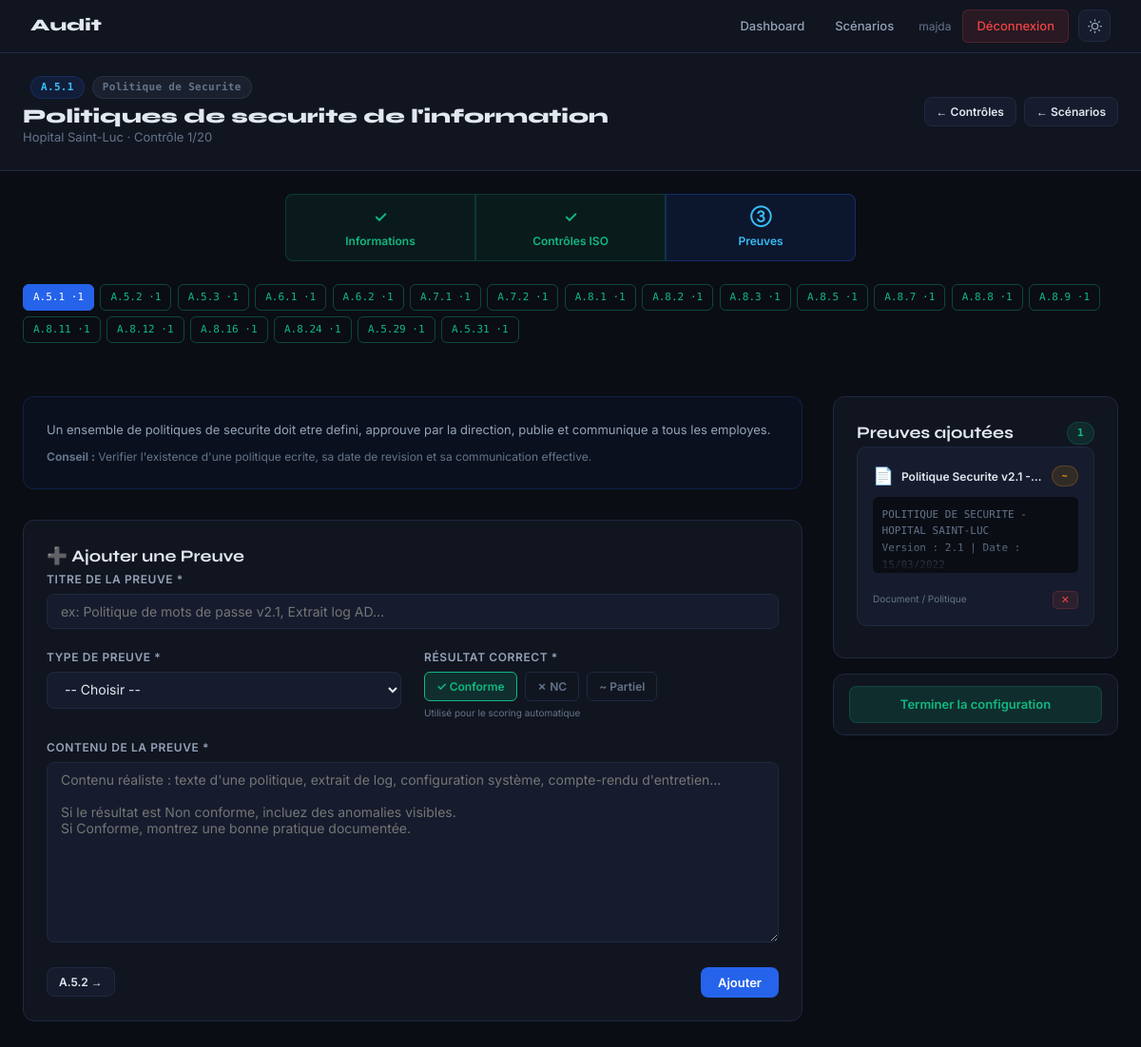
/scenarios/10/controls/163/evidences/ (signed in), run on the app's committed database.
### audit_app/models.py (models this page shows, shortened)
class ScenarioControl(models.Model):
    scenario = models.ForeignKey(Scenario, on_delete=models.CASCADE, related_name='scenario_controls')
    control = models.ForeignKey(ISOControl, on_delete=models.CASCADE)
    order = models.PositiveIntegerField(default=0)
    class Meta:
        ordering = ['order']
        unique_together = ('scenario', 'control')

class ISOControl(models.Model):
    NORM_CHOICES = [
        ('27001', 'ISO 27001'),
        ('27002', 'ISO 27002'),
        ('27005', 'ISO 27005'),
    ]
    CATEGORY_CHOICES = [
        ('politique', 'Politique de Securite'),
        ('organisation', 'Organisation de la Securite'),
        ('rh', 'Securite des RH'),
        ('actifs', 'Gestion des Actifs'),
        ('acces', "Controle d'Acces"),
        ('cryptographie', 'Cryptographie'),
        ('physique', 'Securite Physique'),
        ('operations', 'Securite Operationnelle'),
        ('communications', 'Securite des Communications'),
        ('incidents', 'Gestion des Incidents'),
        ('continuite', "Continuite d'Activite"),
        ('conformite', 'Conformite'),
    ]
    code = models.CharField(max_length=20, unique=True)
    norm = models.CharField(max_length=10, choices=NORM_CHOICES, default='27002')
    category = models.CharField(max_length=30, choices=CATEGORY_CHOICES)
    title = models.CharField(max_length=200)
    description = models.TextField()
    objective = models.TextField()
    guidance = models.TextField(blank=True)
    class Meta:
        verbose_name = "Controle ISO"
        verbose_name_plural = "Controles ISO"
        ordering = ['code']

class Scenario(models.Model):
    SECTOR_CHOICES = [
        ('hopital', 'Hopital / Sante'),
        ('ecommerce', 'E-Commerce'),
        ('entreprise', 'Entreprise de Services'),
        ('banque', 'Banque / Finance'),
        ('industrie', 'Industrie / Manufacturing'),
    ]
    DIFFICULTY_CHOICES = [
        ('debutant', 'Debutant'),
        ('intermediaire', 'Intermediaire'),
        ('avance', 'Avance'),
    ]
    title = models.CharField(max_length=200)
    sector = models.CharField(max_length=50, choices=SECTOR_CHOICES)
    difficulty = models.CharField(max_length=20, choices=DIFFICULTY_CHOICES, default='intermediaire')
    description = models.TextField()
    company_name = models.CharField(max_length=100)
    company_size = models.CharField(max_length=50)
    company_context = models.TextField()
    audit_objective = models.TextField()
    sector_icon = models.CharField(max_length=10, default='E')  # text abbreviation, no emoji
    is_active = models.BooleanField(default=True)
    created_at = models.DateTimeField(auto_now_add=True)
    class Meta:
        verbose_name = "Scenario"
        verbose_name_plural = "Scenarios"

class Evidence(models.Model):
    EVIDENCE_TYPE_CHOICES = [
        ('document', 'Document / Politique'),
        ('config', 'Configuration Systeme'),
        ('log', 'Extrait de Log'),
        ('interview', 'Compte-rendu Entretien'),
        ('observation', 'Observation Terrain'),
    ]
    CONFORMITY_HINT = [
        ('conforme', 'Conforme'),
        ('non_conforme', 'Non Conforme'),
        ('partiel', 'Partiellement Conforme'),
    ]
    scenario_control = models.ForeignKey(ScenarioControl, on_delete=models.CASCADE, related_name='evidences')
    title = models.CharField(max_length=200)
    evidence_type = models.CharField(max_length=20, choices=EVIDENCE_TYPE_CHOICES)
    content = models.TextField()
    hint = models.CharField(max_length=20, choices=CONFORMITY_HINT)
    class Meta:
        verbose_name = "Preuve"
        verbose_name_plural = "Preuves"

### audit_app/views.py (the view, shortened to what this page needs)
# urls.py: path('scenarios/<int:scenario_id>/controls/<int:sc_id>/evidences/', views.scenario_add_evidences, name='scenario_add_evidences'),
@login_required
def scenario_add_evidences(request, scenario_id, sc_id):
    scenario = get_object_or_404(Scenario, pk=scenario_id)
    sc = get_object_or_404(ScenarioControl, pk=sc_id, scenario=scenario)
    evidences = sc.evidences.all()
    all_scs = list(scenario.scenario_controls.order_by('order'))
    idx = next((i for i, s in enumerate(all_scs) if s.id == sc.id), 0)
    prev_sc = all_scs[idx - 1] if idx > 0 else None
    next_sc = all_scs[idx + 1] if idx < len(all_scs) - 1 else None
    ctx = {
        'scenario': scenario, 'sc': sc, 'evidences': evidences,
        'evidence_types': Evidence.EVIDENCE_TYPE_CHOICES,
        'hint_choices': Evidence.CONFORMITY_HINT,
        'all_scs': all_scs, 'current_idx': idx + 1,
        'prev_sc': prev_sc, 'next_sc': next_sc,
    }
    return render(request, 'audit_app/scenario_add_evidences.html', ctx)

### audit_app/templates/audit_app/scenario_add_evidences.html (shortened to what this page needs)
{% extends 'audit_app/base.html' %}
{% block content %}
<div class="page-header">
  <div class="container">
    <div class="flex-between">
      <div>
        <div class="flex-center gap-2 mb-1">
          <span class="badge badge-blue mono">{{ sc.control.code }}</span>
          <span class="badge badge-gray">{{ sc.control.get_category_display }}</span>
        </div>
        <h1 style="font-size:1.3rem;">{{ sc.control.title }}</h1>
        <p class="text-muted" style="font-size:13px;">{{ scenario.company_name }} · Contrôle {{ current_idx }}/{{ all_scs|length }}</p>
      </div>
      <div class="flex-center gap-2">
        <a href="{% url 'scenario_add_controls' scenario.id %}" class="btn btn-secondary btn-sm">← Contrôles</a>
        <a href="{% url 'scenario_list' %}" class="btn btn-secondary btn-sm">← Scénarios</a>
      </div>
    </div>
  </div>
</div>
<div class="container">
  <div class="steps-bar">
    <div class="step done"><span class="step-num">✓</span>Informations</div>
    <div class="step done"><span class="step-num">✓</span>Contrôles ISO</div>
    <div class="step active"><span class="step-num">③</span>Preuves</div>
  </div>
  <div class="ctrl-nav">
    {% for s in all_scs %}
    <a href="{% url 'scenario_add_evidences' scenario.id s.id %}"
       class="ctrl-pill {% if s.id == sc.id %}current{% elif s.evidences.count > 0 %}has-ev{% endif %}"
       title="{{ s.control.title }}">
      {{ s.control.code }}{% if s.evidences.count > 0 %} ·{{ s.evidences.count }}{% endif %}
    </a>
    {% endfor %}
  </div>
  <div class="layout">
    <div>
      <div class="card mb-4" style="border-color:rgba(37,99,235,.2);background:rgba(37,99,235,.04);">
        <p style="font-size:13px;color:var(--text-dim);line-height:1.6;margin-bottom:.5rem;">{{ sc.control.description }}</p>
        {% if sc.control.guidance %}
        <p style="font-size:12px;color:var(--text-muted);"> <strong>Conseil :</strong> {{ sc.control.guidance }}</p>
        {% endif %}
      </div>
      <div class="card">
        <h3 class="mb-3">➕ Ajouter une Preuve</h3>
        <form method="post">
          <div class="form-group">
            <label class="form-label">Titre de la preuve *</label>
            <input type="text" name="title" class="form-control" required
              placeholder="ex: Politique de mots de passe v2.1, Extrait log AD…"
              value="{% if form_data %}{{ form_data.title }}{% endif %}">
          </div>
          <div class="grid-2">
            <div class="form-group">
              <label class="form-label">Type de preuve *</label>
              <select name="evidence_type" class="form-control" required>
                <option value="">-- Choisir --</option>
              </select>
            </div>
            <div class="form-group">
              <label class="form-label">Résultat correct *</label>
              <div class="hint-group">
                {% for val, label in hint_choices %}
                <label for="hint-{{ val }}" class="hint-lbl">
                  {% if val == 'conforme' %}✓ Conforme{% elif val == 'non_conforme' %}✗ NC{% else %}~ Partiel{% endif %}
                </label>
                {% endfor %}
              </div>
              <p style="font-size:10px;color:var(--text-muted);margin-top:4px;">Utilisé pour le scoring automatique</p>
            </div>
          </div>
          <div class="form-group">
            <label class="form-label">Contenu de la preuve *</label>
            <textarea name="content" class="form-control" rows="10" required
              placeholder="Contenu réaliste : texte d'une politique, extrait de log, configuration système, compte-rendu d'entretien…&#10;&#10;Si le résultat est Non conforme, incluez des anomalies visibles.&#10;Si Conforme, montrez une bonne pratique documentée.">{% if form_data %}{{ form_data.content }}{% endif %}</textarea>
          </div>
          <div class="flex-between">
            <div class="flex-center gap-2">
              {% if next_sc %}
              <a href="{% url 'scenario_add_evidences' scenario.id next_sc.id %}" class="btn btn-secondary btn-sm">{{ next_sc.control.code }} →</a>
              {% endif %}
            </div>
            <button type="submit" class="btn btn-primary"> Ajouter</button>
          </div>
        </form>
      </div>
    </div>
    <div style="position:sticky;top:76px;">
      <div class="card mb-2">
        <div class="flex-between mb-3">
          <h3>Preuves ajoutées</h3>
          <span class="badge {% if evidences %}badge-green{% else %}badge-orange{% endif %}">{{ evidences|length }}</span>
        </div>
        {% if evidences %}
          {% for ev in evidences %}
          <div class="ev-card">
            <div class="ev-head">
              <span style="font-size:1.1rem;">
                {% if ev.evidence_type == 'document' %}📄{% elif ev.evidence_type == 'config' %}⚙️{% elif ev.evidence_type == 'log' %}📊{% elif ev.evidence_type == 'interview' %}💬{% else %}👁️{% endif %}
              </span>
              <span style="font-size:12px;font-weight:600;flex:1;min-width:0;overflow:hidden;text-overflow:ellipsis;white-space:nowrap;">{{ ev.title }}</span>
              <span class="badge {% if ev.hint == 'conforme' %}badge-green{% elif ev.hint == 'non_conforme' %}badge-red{% else %}badge-orange{% endif %}" style="font-size:10px;flex-shrink:0;">
                {% if ev.hint == 'conforme' %}✓{% elif ev.hint == 'non_conforme' %}✗{% else %}~{% endif %}
              </span>
            </div>
            <div class="ev-preview">{{ ev.content }}</div>
            <div class="flex-between mt-2">
              <span style="font-size:10px;color:var(--text-muted);">{{ ev.get_evidence_type_display }}</span>
              <form method="post" action="{% url 'evidence_delete' scenario.id sc.id ev.id %}" style="display:inline;" onsubmit="return confirm('Supprimer cette preuve ?')">
                <button type="submit" style="background:rgba(239,68,68,.1);color:var(--red);border:1px solid rgba(239,68,68,.2);border-radius:5px;cursor:pointer;padding:2px 8px;font-size:11px;">✕</button>
              </form>
            </div>
          </div>
          {% endfor %}
        {% else %}
          <div style="text-align:center;padding:1.5rem;color:var(--text-muted);font-size:13px;">
            <div style="font-size:2rem;margin-bottom:.5rem;"></div>
            Aucune preuve encore.<br>
            <span style="font-size:11px;">Ajoutez au moins 1 preuve.</span>
          </div>
        {% endif %}
      </div>
      {% if evidences %}
      <div class="card" style="padding:.75rem 1rem;text-align:center;">
        <a href="{% url 'scenario_list' %}" class="btn btn-green" style="width:100%;justify-content:center;">
          Terminer la configuration
        </a>
      </div>
      {% endif %}
    </div>
  </div>
</div>
{% endblock %}

### audit_app/templates/audit_app/base.html (shortened to what this page needs)
<!DOCTYPE html>
<html lang="fr" id="html-root">
<head>
</head>
<body>
{% if user.is_authenticated %}
<nav class="navbar">
  <a href="{% url 'dashboard' %}" class="navbar-brand">
    Audit
  </a>
  <div class="nav-links">
    <a href="{% url 'dashboard' %}" {% if request.resolver_match.url_name == 'dashboard' %}class="active"{% endif %}>Dashboard</a>
    <a href="{% url 'scenario_list' %}" {% if request.resolver_match.url_name == 'scenario_list' %}class="active"{% endif %}>Scénarios</a>
    <span style="color:var(--text-muted); font-size:12px; margin: 0 8px;">{{ user.username }}</span>
    <a href="{% url 'logout' %}" class="btn-logout">Déconnexion</a>
    <button class="theme-toggle" onclick="toggleTheme()" title="Changer le theme" aria-label="Basculer theme clair/sombre">
    </button>
  </div>
</nav>
{% endif %}
<main>
  {% block content %}{% endblock %}
</main>
</body>
</html>

### data on the page
ScenarioControl: control.code "A.5.1", control.category "Politique de Securite", control "Politiques de securite de l'information", evidences.count "1", control.description "Un ensemble de politiques de securite doit etre defini, approuve par la direction, publie et communique a tous les employes.", control.guidance "Verifier l'existence d'une politique ecrite, sa date de revision et sa communication effective."
Scenario: company_name "Hopital Saint-Luc"
ScenarioControl: control.code "A.5.2", evidences.count "1"
ScenarioControl: control.code "A.5.3", evidences.count "1"
ScenarioControl: control.code "A.6.1", evidences.count "1"
ScenarioControl: control.code "A.6.2", evidences.count "1"
ScenarioControl: control.code "A.7.1", evidences.count "1"
ScenarioControl: control.code "A.7.2", evidences.count "1"
ScenarioControl: control.code "A.8.1", evidences.count "1"
ScenarioControl: control.code "A.8.2", evidences.count "1"
ScenarioControl: control.code "A.8.3", evidences.count "1"
ScenarioControl: control.code "A.8.5", evidences.count "1"
ScenarioControl: control.code "A.8.7", evidences.count "1"
ScenarioControl: control.code "A.8.8", evidences.count "1"
ScenarioControl: control.code "A.8.9", evidences.count "1"
ScenarioControl: control.code "A.8.11", evidences.count "1"
ScenarioControl: control.code "A.8.12", evidences.count "1"
ScenarioControl: control.code "A.8.16", evidences.count "1"
ScenarioControl: control.code "A.8.24", evidences.count "1"
ScenarioControl: control.code "A.5.29", evidences.count "1"
ScenarioControl: control.code "A.5.31", evidences.count "1"
Evidence: title "Politique Securite v2.1 -…", content "POLITIQUE DE SECURITE - HOPITAL SAINT-LUC Version : 2.1 | Date : 15/03/2022…", evidence_type "Document / Politique"

### other printed values
{{ user.username }} "majda"
{{ current_idx }} "1"
{{ all_scs|length }} "20"
{{ evidences|length }} "1"
